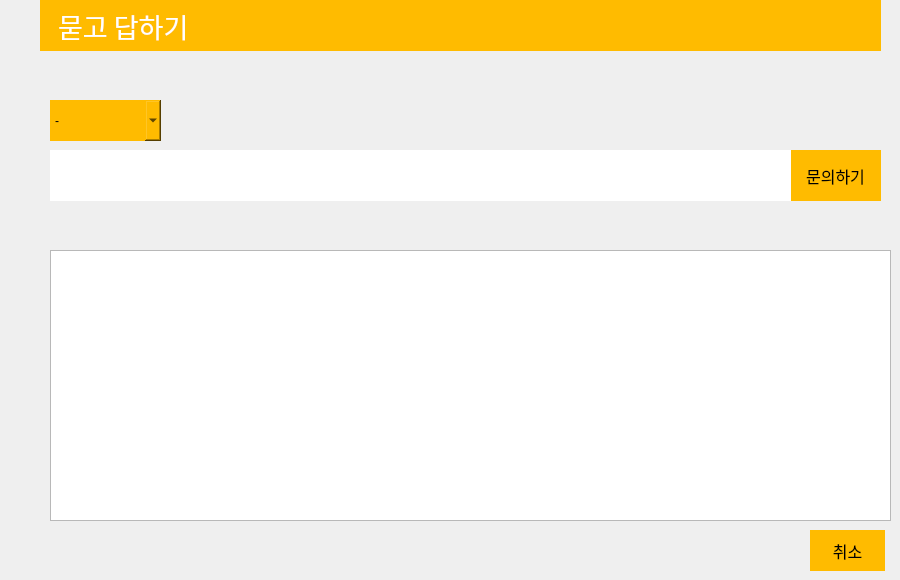
   <widget class="QWidget" name="page_4">
    <widget class="QPushButton" name="question_add_button">
     <property name="geometry">
      <rect>
       <x>790</x>
       <y>150</y>
       <width>91</width>
       <height>51</height>
      </rect>
     </property>
     <property name="font">
      <font>
       <family>경기천년바탕 Bold</family>
       <pointsize>12</pointsize>
      </font>
     </property>
     <property name="styleSheet">
      <string notr="true">background-color:rgb(255,187,0);
border-style: solid;
</string>
     </property>
     <property name="text">
      <string>문의하기</string>
     </property>
    </widget>
    <widget class="QPushButton" name="question_cancle_button">
     <property name="geometry">
      <rect>
       <x>810</x>
       <y>530</y>
       <width>75</width>
       <height>41</height>
      </rect>
     </property>
     <property name="font">
      <font>
       <family>경기천년바탕 Bold</family>
       <pointsize>12</pointsize>
      </font>
     </property>
     <property name="styleSheet">
      <string notr="true">background-color:rgb(255,187,0);
border-style: solid;
</string>
     </property>
     <property name="text">
      <string>취소</string>
     </property>
    </widget>
    <widget class="QLabel" name="label_34">
     <property name="geometry">
      <rect>
       <x>40</x>
       <y>0</y>
       <width>841</width>
       <height>51</height>
      </rect>
     </property>
     <property name="font">
      <font>
       <family>경기천년바탕 Bold</family>
       <pointsize>20</pointsize>
      </font>
     </property>
     <property name="styleSheet">
      <string notr="true">background-color:rgb(255,187,0);
color:white;
</string>
     </property>
     <property name="text">
      <string>   묻고 답하기</string>
     </property>
    </widget>
    <widget class="QTableWidget" name="QandA_list">
     <property name="geometry">
      <rect>
       <x>50</x>
       <y>250</y>
       <width>841</width>
       <height>271</height>
      </rect>
     </property>
     <property name="editTriggers">
      <set>QAbstractItemView::NoEditTriggers</set>
     </property>
    </widget>
    <widget class="QLineEdit" name="QandA_lineEdit">
     <property name="geometry">
      <rect>
       <x>50</x>
       <y>150</y>
       <width>741</width>
       <height>51</height>
      </rect>
     </property>
     <property name="styleSheet">
      <string notr="true">border-style: solid;
</string>
     </property>
    </widget>
    <widget class="QComboBox" name="comboBox">
     <property name="geometry">
      <rect>
       <x>50</x>
       <y>100</y>
       <width>111</width>
       <height>41</height>
      </rect>
     </property>
     <property name="styleSheet">
      <string notr="true">background-color:rgb(255,187,0);
border-style: solid;
</string>
     </property>
     <item>
      <property name="text">
       <string>-</string>
      </property>
     </item>
     <item>
      <property name="text">
       <string>김밥</string>
      </property>
     </item>
     <item>
      <property name="text">
       <string>참치김밥</string>
      </property>
     </item>
     <item>
      <property name="text">
       <string>치즈김밥</string>
      </property>
     </item>
     <item>
      <property name="text">
       <string>떡볶이</string>
      </property>
     </item>
     <item>
      <property name="text">
       <string>라볶이</string>
      </property>
     </item>
     <item>
      <property name="text">
       <string>치즈떡볶이</string>
      </property>
     </item>
     <item>
      <property name="text">
       <string>돼지김치찌개</string>
      </property>
     </item>
     <item>
      <property name="text">
       <string>참치김치찌개</string>
      </property>
     </item>
    </widget>
   </widget>
